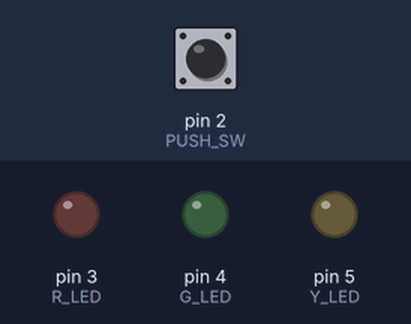
A sketch run on a simulated Arduino Uno, built with avr-gcc and run on an emulated ATmega328P. Parts: output pins drawn as LEDs (lit = HIGH). The test bench sets the inputs (shaded band); at power-on: pin 2 (PUSH_SW) HIGH.

Above: at 0.8 s.
0.9 s: pin 2 (PUSH_SW) pulled LOW for 0.15 s
At 1.5 s:
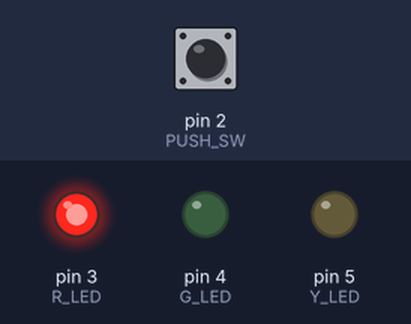
2.5 s: pin 2 (PUSH_SW) pulled LOW for 1 s
At 4.7 s:
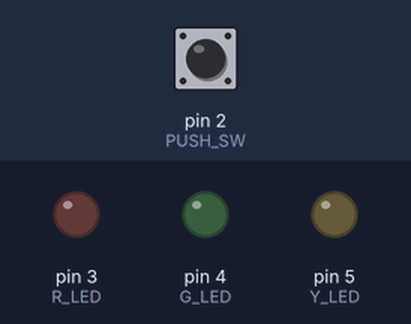
5.0 s: pin 2 (PUSH_SW) pulled LOW for 0.15 s
At 5.5 s:
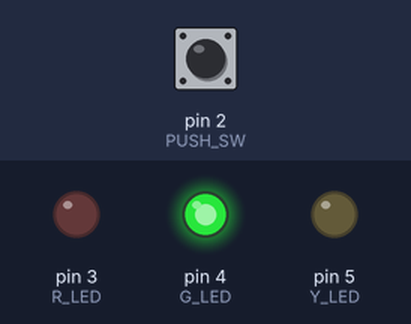
6.6 s: pin 2 (PUSH_SW) pulled LOW for 3.2 s
At 7.5 s:
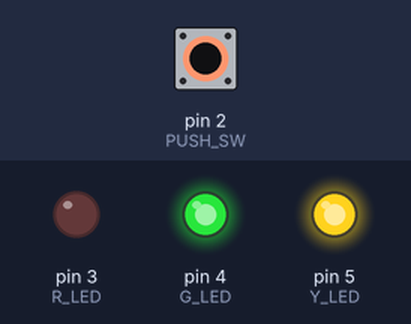
11.3 s: pin 2 (PUSH_SW) pulled LOW for 0.15 s
At 12.2 s:
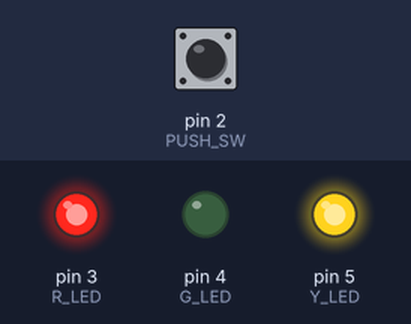
Timing chart, 0 to 13.9 s (numbered marks = the images above; inputs shaded):
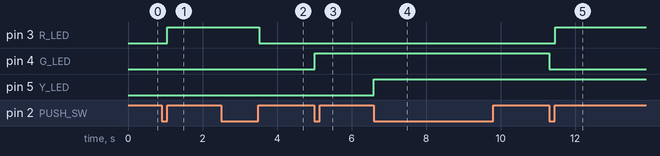

The sketch:

lab16-checkpoint1.ino
```cpp
#include <Arduino_FreeRTOS.h>
#define R_LED 3
#define G_LED 4
#define Y_LED 5
#define PUSH_SW 2
int display = 0;          //if display=1 then turn on only Red LED
void setup() {
  xTaskCreate(Read_Switch, "Read push button switch", 128, NULL, 1, NULL);
  xTaskCreate(Display_R_LED, "Red LED Task", 128, NULL, 1, NULL);
  xTaskCreate(Display_G_LED, "Green LED Task", 128, NULL, 1, NULL);
  xTaskCreate(Display_Y_LED, "Yellow LED Task", 128, NULL, 1, NULL);
  vTaskStartScheduler();
}
void loop() {
  // empty loop
}
void Display_R_LED(void *pvParameters)
{
  pinMode(R_LED, OUTPUT);
  while (1) {
    if (display == 1)
      digitalWrite(R_LED, HIGH);
    else
      digitalWrite(R_LED, LOW);
  }
}
void Display_G_LED(void *pvParameters)
{
  pinMode(G_LED, OUTPUT);
  while (1) {
    if (display == 2)
      digitalWrite(G_LED, HIGH);
    else
      digitalWrite(G_LED, LOW);
  }
}
void Display_Y_LED(void *pvParameters)
{
  pinMode(Y_LED, OUTPUT);
  while (1) {
    if (display == 3)
      digitalWrite(Y_LED, HIGH);
    else
      digitalWrite(Y_LED, LOW);
  }
}
void Read_Switch(void *pvParameters)
{
  pinMode(PUSH_SW, INPUT);
  while (1) {
    int sw_status = digitalRead(PUSH_SW);
    if (sw_status == LOW)
    {
      vTaskDelay(pdMS_TO_TICKS(10));
      sw_status = digitalRead(PUSH_SW);
      if (sw_status == LOW)
      {
        while (sw_status == LOW)
        {
          sw_status = digitalRead(PUSH_SW);
        }
        display++;
        if (display > 3)
          display = 0;
      }
    }
  }
}

void Read_Poten(void *pvParameters)
{
  while (1)
  {
    int val = analogRead(A0); // read the input pin
    Serial.println(val);
  }
}
```

Measured:
- after the input at 0.9 s, pin 3 (R_LED): LOW → HIGH after 0.15 s
- after the input at 2.5 s, pin 3 (R_LED): HIGH → LOW after 1.0 s
- after the input at 5.0 s, pin 4 (G_LED): LOW → HIGH at once
- after the input at 6.6 s, pin 5 (Y_LED): LOW → HIGH at once
- after the input at 11.3 s, pin 3 (R_LED): LOW → HIGH after 0.16 s; pin 4 (G_LED): HIGH → LOW at once
